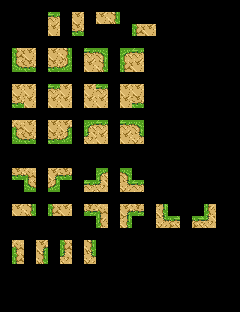

Below is a game level as drawn by its tile map, then a one-line description and the .tmx that defines it (tile-layer data replaced by summaries):
An orthogonal 20x26 tile map with 12x12 px tiles, 7 tile layers (regions_input, regions_output, input_BG, input_BG, ...).

<map version="1.2" tiledversion="1.2.1" orientation="orthogonal" renderorder="right-down" width="20" height="26" tilewidth="12" tileheight="12" infinite="0" nextlayerid="16" nextobjectid="1">
 <tileset firstgid="1" name="overworld(day)-Master" tilewidth="12" tileheight="12" tilecount="1296" columns="36">
  <image source="../../image/overworld(day)-Master.png" width="432" height="432" />
 </tileset>
 <layer id="9" name="regions_input" width="20" height="26">
  <data>[520 cells, 84 non-empty, 1 distinct tile ids]</data>
 </layer>
 <layer id="10" name="regions_output" width="20" height="26">
  <data>[520 cells, 34 non-empty, 1 distinct tile ids]</data>
 </layer>
 <layer id="11" name="input_BG" width="20" height="26">
  <data>[520 cells, 80 non-empty, 14 distinct tile ids]</data>
 </layer>
 <layer id="12" name="input_BG" width="20" height="26">
  <data>[520 cells, 51 non-empty, 10 distinct tile ids]</data>
 </layer>
 <layer id="13" name="input_BG" width="20" height="26">
  <data>[520 cells, 34 non-empty, 2 distinct tile ids]</data>
 </layer>
 <layer id="14" name="input_BG" width="20" height="26">
  <data>[520 cells, 34 non-empty, 2 distinct tile ids]</data>
 </layer>
 <layer id="15" name="output_BG" width="20" height="26">
  <data>[520 cells, 30 non-empty, 12 distinct tile ids]</data>
 </layer>
</map>